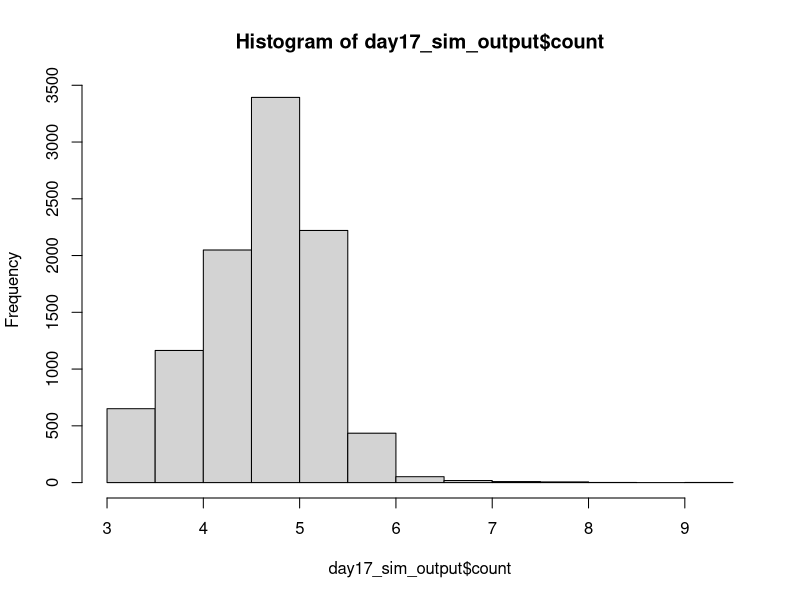
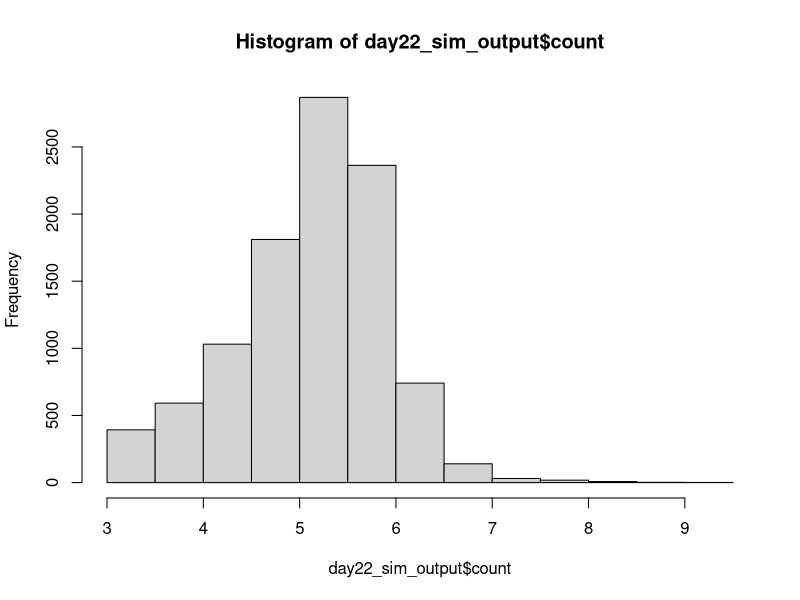

Here is the R script that generated these plots, in order: (Note: this script raises an error after producing the figures.)
## ---------------------------Title---------------------------------------------
# CIDA Shelf Life Model

## ---------------------------Description---------------------------------------
# Project: CIDA Spinach 

# Description: 

## ---------------------------Packages------------------------------------------

#   Loading packages
library(dplyr); library(MASS); library(VGAM)

## ---------------------------Seed----------------------------------------------

#Set seed
set.seed(1)

## ---------------------------Inputs--------------------------------------------

#Load in data

strain_param <- read.csv("primary_model_parameters_strain_by_rep_2022_08_26.csv", header = TRUE)
apc_param <- read.csv("primary_model_parameters_apc_by_rep_2022_09_01.csv", header = TRUE)

mumax_secon <- read.csv("secondary_model_mumax_strain_by_rep_2022-09-01.csv", header = TRUE)
lag_secon <- read.csv("secondary_model_lag_strain_by_rep_2022_09_01.csv", header = TRUE)
mumax_secon$b_mu <- 0.6*mumax_secon$b_mu
lag_apc_secon <- read.csv("secondary_model_lag_apc_by_rep2022_09_01.csv", header = TRUE)

initial_count <- read.csv("initial_distribution_2022_08_24.csv", header = TRUE)
st_frequency <- read.csv("st_frequency_2022_05_18.csv", header = TRUE)

#Change strain parameters to lowercase 
strain_param$isolate <- tolower(strain_param$isolate)
apc_param$isolate <- tolower(apc_param$isolate)

mumax_secon$isolate <- tolower(mumax_secon$isolate)
lag_secon$isolate <- tolower(lag_secon$isolate)

#Initial Count Distribution: Log transforming initial count, and fitting a normal distribution to the data
initial_count_dist <- function(n){
  ans <- runif(n, min = initial_count$min, max = initial_count$max)
  return(ans)
}

#ST Distribution
isolates <- st_frequency$cida_isolates
st_prev <- st_frequency$frequency

st_dist <- function(n) {
ans <- sample(isolates, size = n, prob = st_prev, replace = T)
return(ans)
}

#Storage Temperature Distribution
temp_location <- 4
temp_shape <- 2.31

temp_dist <- function(n) {
  ans <- rlaplace(n, temp_location, temp_shape)
  for(i in 1:n)
  while (ans[i] < 0 | ans[i] > 10) {
    ans[i] <- rlaplace(1, temp_location, temp_shape)
  }
  return(ans)
}

#Primary Growth Models 


#Baranyi
baranyi <- function(day, log10n0, log10nmax, mumax, lag){
  log10n <- log10nmax + log10((-1 + exp(mumax * lag) + exp(mumax * day))/(exp(mumax * day) - 1 + exp(mumax * lag) * 10^(log10nmax - log10n0)))
}

#Baranyi without lag
baranyi_no_lag <- function(day, log10n0, log10nmax, mumax){
  log10n <- log10nmax - log10(1 + (10^(log10nmax - log10n0) - 1) * exp(-mumax * day))
}

#Buchanan
buchanan <- function(day, log10n0, log10nmax, mumax, lag){
  log10n <- log10n0 + (day >= lag) * (day <= (lag + (log10nmax - log10n0) * log(10) / mumax)) * mumax * (day - lag) / log(10) + (day >= lag) * (day>(lag + (log10nmax - log10n0) * log(10) / mumax)) * (log10nmax - log10n0)
}

#Buchanan without lag
buchanan_no_lag <- function(day, log10n0, log10nmax, mumax){
  log10n <- log10n0 + (day <= ((log10nmax - log10n0) * log(10) / mumax)) * mumax * day / log(10) + (day > ((log10nmax - log10n0) * log(10) / mumax)) * (log10nmax - log10n0)
}

#Gompertz
gompertz <- function(day, log10n0, log10nmax, mumax, lag){
  log10n <- log10n0 + (log10nmax - log10n0) * exp(-exp(mumax * exp(1) * (lag - day) / ((log10nmax - log10n0) * log(10)) + 1))
}


log10N_with_lag <- function(day, log10n0, log10nmax, mumax, lag, model) {
  ans <- numeric(length = length(day))
  for(i in seq_along(day)){
    if (model[i] == "baranyi") {
      ans[i] <- baranyi(day[i], log10n0[i], log10nmax[i], mumax[i], lag[i])
    }
    else if(model[i] == 'buchanan') {
      ans[i] <- buchanan(day[i], log10n0[i], log10nmax[i], mumax[i], lag[i])
    }
    else if(model[i] == "gompertz"){
      ans[i] <- gompertz(day[i], log10n0[i], log10nmax[i], mumax[i], lag[i])
    } 
    else{
      stop(paste0(model, " is not a valid model name. Must be one of Buchanan, Baranyi, Gompertz."))
    }
  }
  return(ans)
  
}

log10N_without_lag <- function(day, log10n0, log10nmax, mumax, model) {
  ans <- numeric(length = length(day))
  for(i in seq_along(day)){
    if (model[i] == "baranyi_no_lag") {
      ans[i] <- baranyi_no_lag(day[i], log10n0[i], log10nmax[i], mumax[i])
    }
    else if(model[i] == 'buchanan_no_lag') {
      ans[i] <- buchanan_no_lag(day[i], log10n0[i], log10nmax[i], mumax[i])
    }
    else{
      stop(paste0(model, " is not a valid model name. Must be one of Buchanan, Baranyi, Gompertz."))
    }
  }
  return(ans)
  
}

#Secondary model 

NewMu <- function(temp, b, temp_min) {
  sqrt_mu <- b*(temp - temp_min)
  ans <- sqrt_mu^2
  return(ans)
}

NewLag <- function(temp, b, temp_min) {
  sqrt_lag <- b*(temp - temp_min)
  ans <- sqrt_lag^2
  return(ans)
}

## ---------------------------Simulation Overview-------------------------------

n_packages <- 10000
n_sim <- n_packages
n_day <- 22

## ---------------Assigning Model Inputs----------------------------------------

#Assigning initial count, ST and temperature to each package
packages_sim <- data.frame(matrix(, nrow = n_sim, ncol = 9))
colnames(packages_sim) <- c("package", "initial_count", "storage_temp", "isolate", "isolate_rep", "model", "lag", "mu", "nmax")

packages_sim$package <- rep(1:n_packages)
packages_sim$initial_count <- initial_count_dist(n_sim)
packages_sim$storage_temp <- temp_dist(n_sim)
packages_sim$isolate <- st_dist(n_sim)
packages_sim$isolate_rep <- sample(1:3, n_sim, replace = TRUE)

#Assigning a growth model to each package. The selected model will be the best fitting model at 6˚C 
for(i in 1:n_sim){
  strain_index <- which(packages_sim$isolate[i] == strain_param$isolate & packages_sim$isolate_rep[i] == strain_param$rep & 6 == strain_param$temp)
  packages_sim$model[i] <- strain_param$model_type[strain_index]
}

#Assign lag to each package

for(i in 1:n_sim){
  rep <- packages_sim$isolate_rep[i]
  if(packages_sim$isolate[i] == "s12-0180"){
    rep <- sample(c(1, 3), 1, replace = TRUE)
  } else if (packages_sim$isolate[i] == "s12-0184"){
    rep <- 1
  } else if (packages_sim$isolate[i] == "s12-0132"){
    rep <- 3
  }  else {
    rep <- rep
  }
  apc_lag <- 0
  strain_index <- which(packages_sim$isolate[i] == lag_secon$isolate & rep == lag_secon$rep)
  strain_lag <- NewLag(packages_sim$storage_temp[i], lag_secon$b_mu[strain_index], lag_secon$temp_min_mu[strain_index])
  strain_lag <- ifelse(packages_sim$isolate[i] == "s12-0166", 0, strain_lag)
  packages_sim$lag[i] <- runif(n = 1, min = min(strain_lag, apc_lag), max = max(strain_lag, apc_lag))
  packages_sim$lag[i] <- packages_sim$lag[i]
}

packages_sim$lag <- ifelse(packages_sim$model %in% c("baranyi_no_lag", "buchanan_no_lag"), NA, packages_sim$lag)

#Assign mumax to each package
for(i in 1:n_sim){
  rep <- ifelse(packages_sim$isolate[i] == "s12-0141", 1, packages_sim$isolate_rep[i])
  strain_index <- which(packages_sim$isolate[i] == mumax_secon$isolate & rep == mumax_secon$rep)
  package_mu <- NewMu(packages_sim$storage_temp[i], mumax_secon$b_mu[strain_index], mumax_secon$temp_min_mu[strain_index])
  packages_sim$mu[i] <- package_mu
}

#Assign nmax to each package
for(i in 1:n_sim){
  rep <- packages_sim$isolate_rep[i]
strain_index <- which(packages_sim$isolate[i] == strain_param$isolate & rep == strain_param$rep & 6 == strain_param$temp)
apc_index <- which(packages_sim$isolate[i] == apc_param$isolate & rep == apc_param$rep & 6 == apc_param$temp)
strain_nmax <- strain_param$nmax[strain_index]
apc_nmax <- apc_param$nmax[strain_index]
packages_sim$nmax[i] <- runif(n = 1, strain_nmax, apc_nmax)
}

## ----------------Assessing Growth Over Shelf Life-----------------------------

models_with_lag <- c("baranyi", "buchanan", "gompertz")

shelf_life_sim <- packages_sim[rep(seq_len(nrow(packages_sim)), each = 22), ]
rownames(shelf_life_sim) <- 1:nrow(shelf_life_sim)
shelf_life_sim["day"] <- rep(1:n_day, times = n_sim)
shelf_life_sim["count"] <- NA

shelf_life_sim[is.na(shelf_life_sim$lag), ] <- shelf_life_sim[is.na(shelf_life_sim$lag), ] %>% 
  mutate(count = log10N_without_lag(day, initial_count, nmax, mu, model))

shelf_life_sim[!is.na(shelf_life_sim$lag), ] <- shelf_life_sim[!is.na(shelf_life_sim$lag), ] %>% 
  mutate(count = log10N_with_lag(day, initial_count, nmax, mu, lag, model))

## --------------------------------Plotting Outcome-----------------------------

day17_sim_output <- shelf_life_sim %>%
  filter(day == 17)

h17 <- hist(day17_sim_output$count)
h17


day22_sim_output <- shelf_life_sim %>%
  filter(day == 22)

h22 <- hist(day22_sim_output$count)
h22

## --------------------------------Threshold------------------------------------

sa_temp <- shelf_life_sim %>%
  group_by(day) %>%
  summarise(prop_fail = sum(count > 7.6)/n_packages) %>%
  mutate(adj = 0.6) %>%
  mutate(param = "b_mumax")

## --------------------------------Export---------------------------------------

date <- Sys.Date()
date <- gsub("-", "_", date)
file_name <- paste0("output/sa_b_mumax_", date,".csv")
  
write.table(sa_temp, file_name, sep = ",", col.names = !file.exists(file_name), append = T, row.names = FALSE)
